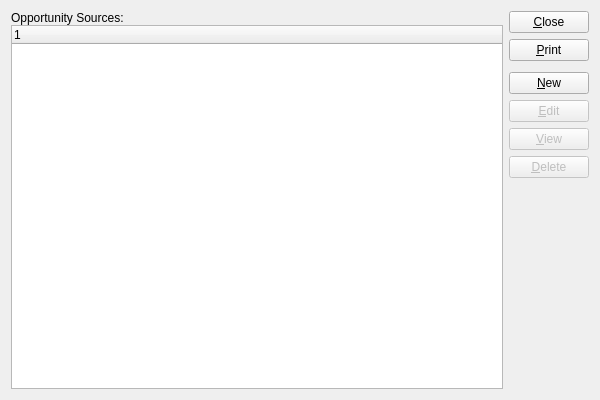
<?xml version="1.0" encoding="UTF-8"?>
<ui version="4.0">
 <comment>This file is part of the xTuple ERP: PostBooks Edition, a free and
open source Enterprise Resource Planning software suite,
Copyright (c) 1999-2018 by OpenMFG LLC, d/b/a xTuple.
It is licensed to you under the Common Public Attribution License
version 1.0, the full text of which (including xTuple-specific Exhibits)
is available at www.xtuple.com/CPAL.  By using this software, you agree
to be bound by its terms.</comment>
 <class>opportunitySources</class>
 <widget class="QWidget" name="opportunitySources">
  <property name="geometry">
   <rect>
    <x>0</x>
    <y>0</y>
    <width>600</width>
    <height>400</height>
   </rect>
  </property>
  <property name="windowTitle">
   <string>List Opportunity Sources</string>
  </property>
  <layout class="QGridLayout" name="gridLayout">
   <item row="0" column="0">
    <layout class="QVBoxLayout">
     <property name="spacing">
      <number>0</number>
     </property>
     <item>
      <widget class="QLabel" name="_oplistLit">
       <property name="text">
        <string>Opportunity Sources:</string>
       </property>
      </widget>
     </item>
     <item>
      <widget class="XTreeWidget" name="_oplist"/>
     </item>
    </layout>
   </item>
   <item row="0" column="1">
    <layout class="QVBoxLayout" name="verticalLayout">
     <item>
      <widget class="QPushButton" name="_close">
       <property name="text">
        <string>&amp;Close</string>
       </property>
      </widget>
     </item>
     <item>
      <widget class="QPushButton" name="_print">
       <property name="text">
        <string>&amp;Print</string>
       </property>
      </widget>
     </item>
     <item>
      <spacer name="verticalSpacer">
       <property name="orientation">
        <enum>Qt::Vertical</enum>
       </property>
       <property name="sizeType">
        <enum>QSizePolicy::Preferred</enum>
       </property>
       <property name="sizeHint" stdset="0">
        <size>
         <width>20</width>
         <height>5</height>
        </size>
       </property>
      </spacer>
     </item>
     <item>
      <widget class="QPushButton" name="_new">
       <property name="text">
        <string>&amp;New</string>
       </property>
      </widget>
     </item>
     <item>
      <widget class="QPushButton" name="_edit">
       <property name="enabled">
        <bool>false</bool>
       </property>
       <property name="text">
        <string>&amp;Edit</string>
       </property>
      </widget>
     </item>
     <item>
      <widget class="QPushButton" name="_view">
       <property name="enabled">
        <bool>false</bool>
       </property>
       <property name="text">
        <string>&amp;View</string>
       </property>
      </widget>
     </item>
     <item>
      <widget class="QPushButton" name="_delete">
       <property name="enabled">
        <bool>false</bool>
       </property>
       <property name="text">
        <string>&amp;Delete</string>
       </property>
      </widget>
     </item>
     <item>
      <spacer>
       <property name="orientation">
        <enum>Qt::Vertical</enum>
       </property>
       <property name="sizeType">
        <enum>QSizePolicy::Expanding</enum>
       </property>
       <property name="sizeHint" stdset="0">
        <size>
         <width>20</width>
         <height>20</height>
        </size>
       </property>
      </spacer>
     </item>
    </layout>
   </item>
  </layout>
 </widget>
 <layoutdefault spacing="6" margin="11"/>
 <customwidgets>
  <customwidget>
   <class>XTreeWidget</class>
   <extends>QTreeWidget</extends>
   <header>xtreewidget.h</header>
   <container>1</container>
  </customwidget>
 </customwidgets>
 <tabstops>
  <tabstop>_oplist</tabstop>
  <tabstop>_new</tabstop>
  <tabstop>_edit</tabstop>
  <tabstop>_view</tabstop>
  <tabstop>_delete</tabstop>
  <tabstop>_print</tabstop>
  <tabstop>_close</tabstop>
 </tabstops>
 <resources/>
 <connections>
  <connection>
   <sender>_oplist</sender>
   <signal>valid(bool)</signal>
   <receiver>_view</receiver>
   <slot>setEnabled(bool)</slot>
   <hints>
    <hint type="sourcelabel">
     <x>20</x>
     <y>20</y>
    </hint>
    <hint type="destinationlabel">
     <x>20</x>
     <y>20</y>
    </hint>
   </hints>
  </connection>
  <connection>
   <sender>_close</sender>
   <signal>clicked()</signal>
   <receiver>opportunitySources</receiver>
   <slot>close()</slot>
   <hints>
    <hint type="sourcelabel">
     <x>20</x>
     <y>20</y>
    </hint>
    <hint type="destinationlabel">
     <x>20</x>
     <y>20</y>
    </hint>
   </hints>
  </connection>
 </connections>
</ui>
